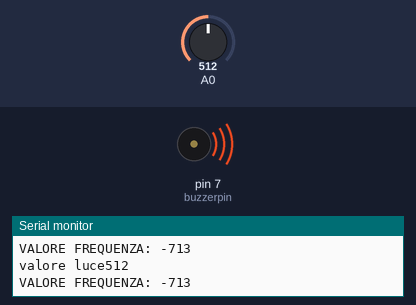
Simulated run of this sketch. Board: Arduino Uno, built with avr-gcc and run on an emulated ATmega328P. On the bench: buzzer (waves = sounding), the last lines printed to the serial monitor. The inputs (shaded band) are chosen by the test bench; at power-on: A0 = 512.

Above: at 1.2 s.
1.3 s: A0 set to 15
At 1.8 s:
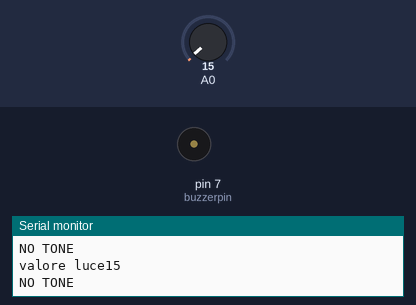
2.9 s: A0 set to 35
At 4.2 s:
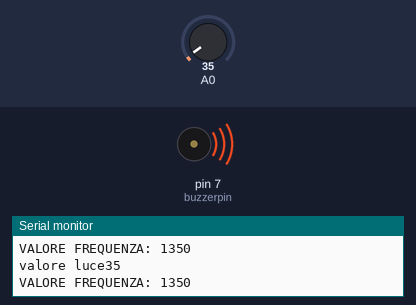
4.5 s: A0 set to 0
At 5.8 s:
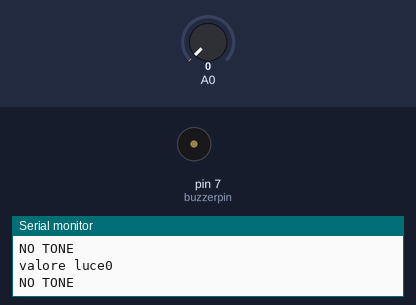
Timing chart, 0 to 7.5 s (numbered marks = the images above; inputs shaded):
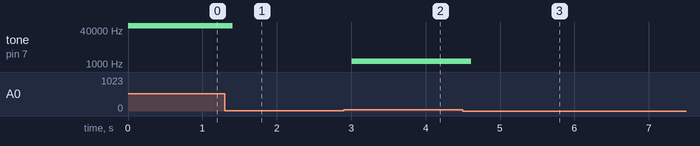

Measured:
- after the input at 1.3 s, tone on pin 7 (buzzerpin): 64823 Hz → silent after 0.11 s
- after the input at 2.9 s, tone on pin 7 (buzzerpin): silent → 1350 Hz after 0.11 s
- after the input at 4.5 s, tone on pin 7 (buzzerpin): 1350 Hz → silent after 0.12 s

The sketch:

theremin.ino
```cpp
int luce=0 ;
int buzzerpin=7 ;


void setup() {
  pinMode(A0,INPUT) ;
  Serial.begin(9600);
  pinMode(buzzerpin,OUTPUT);
  digitalWrite(buzzerpin,HIGH);

}


void loop() {
  luce=analogRead(A0);
  Serial.print("valore luce") ;
  Serial.println(luce);

  tone(buzzerpin,440);

  if(luce < 25)
  {

    Serial.println("NO TONE");
    noTone(buzzerpin);
    digitalWrite(buzzerpin,HIGH);

  }
  else
  {

   int freq=map(luce,25,100,20,10000);
   Serial.print("VALORE FREQUENZA: ");
   Serial.println(freq);
   tone(buzzerpin,freq);
  }

   delay (200);

}
```
